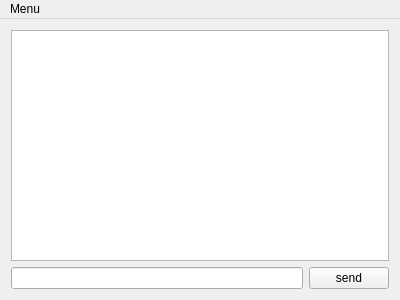
<?xml version="1.0" encoding="UTF-8"?>
<ui version="4.0">
 <class>MainWindow</class>
 <widget class="QMainWindow" name="MainWindow">
  <property name="geometry">
   <rect>
    <x>0</x>
    <y>0</y>
    <width>400</width>
    <height>300</height>
   </rect>
  </property>
  <property name="windowTitle">
   <string>MainWindow</string>
  </property>
  <widget class="QWidget" name="centralWidget">
   <layout class="QGridLayout" name="gridLayout">
    <item row="0" column="0" colspan="2">
     <widget class="QTextEdit" name="serverView"/>
    </item>
    <item row="1" column="0">
     <widget class="QLineEdit" name="cmd"/>
    </item>
    <item row="1" column="1">
     <widget class="QPushButton" name="send">
      <property name="text">
       <string>send</string>
      </property>
     </widget>
    </item>
   </layout>
  </widget>
  <widget class="QMenuBar" name="menu">
   <property name="geometry">
    <rect>
     <x>0</x>
     <y>0</y>
     <width>400</width>
     <height>20</height>
    </rect>
   </property>
   <widget class="QMenu" name="menuMenu">
    <property name="title">
     <string>Menu</string>
    </property>
    <addaction name="actionStart_Server"/>
    <addaction name="actionStop_Server"/>
    <addaction name="actionExit"/>
   </widget>
   <addaction name="menuMenu"/>
  </widget>
  <action name="actionStart_Server">
   <property name="text">
    <string>Start Server</string>
   </property>
  </action>
  <action name="actionStop_Server">
   <property name="text">
    <string>Stop Server</string>
   </property>
  </action>
  <action name="actionExit">
   <property name="text">
    <string>Exit</string>
   </property>
  </action>
 </widget>
 <layoutdefault spacing="6" margin="11"/>
 <resources/>
 <connections/>
</ui>
